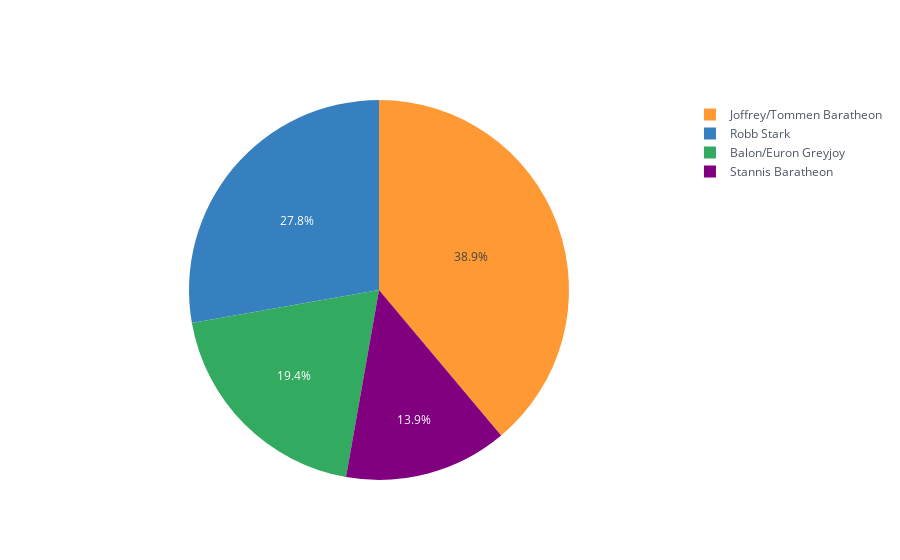

The code cell stored with this chart in its notebook:
### Markdown cell above
## Who Attacked the most?
The Baratheon boys love attacking as they lead the pack with 38% while Rob Stark has been the attacker in close second with 27.8% of the battles.

<img src="http://vignette3.wikia.nocookie.net/gameofthrones/images/4/4c/JoffreyBaratheon-Profile.PNG/revision/latest?cb=20160626094917" alt="joffrey" style="width: 200px;" align="left"/>  <img src="https://meninblazers.com/.image/t_share/MTMwMDE5NTU4NTI5NDk1MDEw/tumblr_mkzsdafejy1r2xls3o1_400.png" alt="robb" style="width: 200px; height: 200px" align="right"/>

### Code cell
king_attacked = battles_df.attacker_king.value_counts().reset_index()
king_attacked.rename(columns={'index':'king','attacker_king':'battle_count'},inplace=True)
king_attacked.iplot(kind='pie',labels='king',values='battle_count')

### Figure 1 — Plotly figure (JSON) as saved in the notebook; plotly's stock layout.template omitted (floating-point values rounded to 4 significant figures)
{"data": [{"labels": ["Joffrey/Tommen Baratheon", "Robb Stark", "Balon/Euron Greyjoy", "Stannis Baratheon"], "marker": {"colors": ["rgba(255, 153, 51, 1.0)", "rgba(55, 128, 191, 1.0)", "rgba(50, 171, 96, 1.0)", "rgba(128, 0, 128, 1.0)"]}, "name": "", "type": "pie", "values": [14, 10, 7, 5]}], "layout": {"legend": {"bgcolor": "#FFFFFF", "font": {"color": "#4D5663"}}, "paper_bgcolor": "#FFFFFF", "plot_bgcolor": "#FFFFFF", "titlefont": {"color": "#4D5663"}}}
